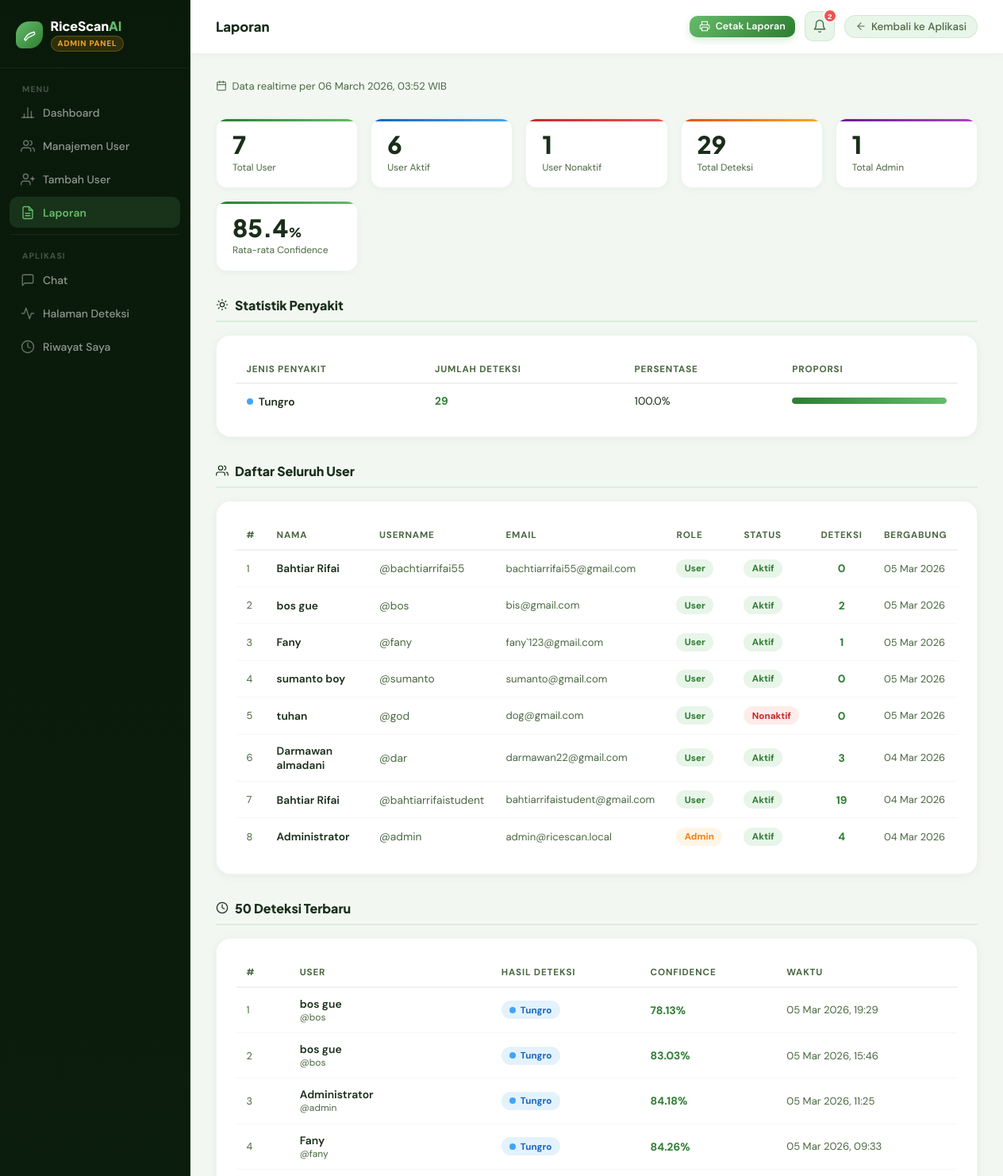
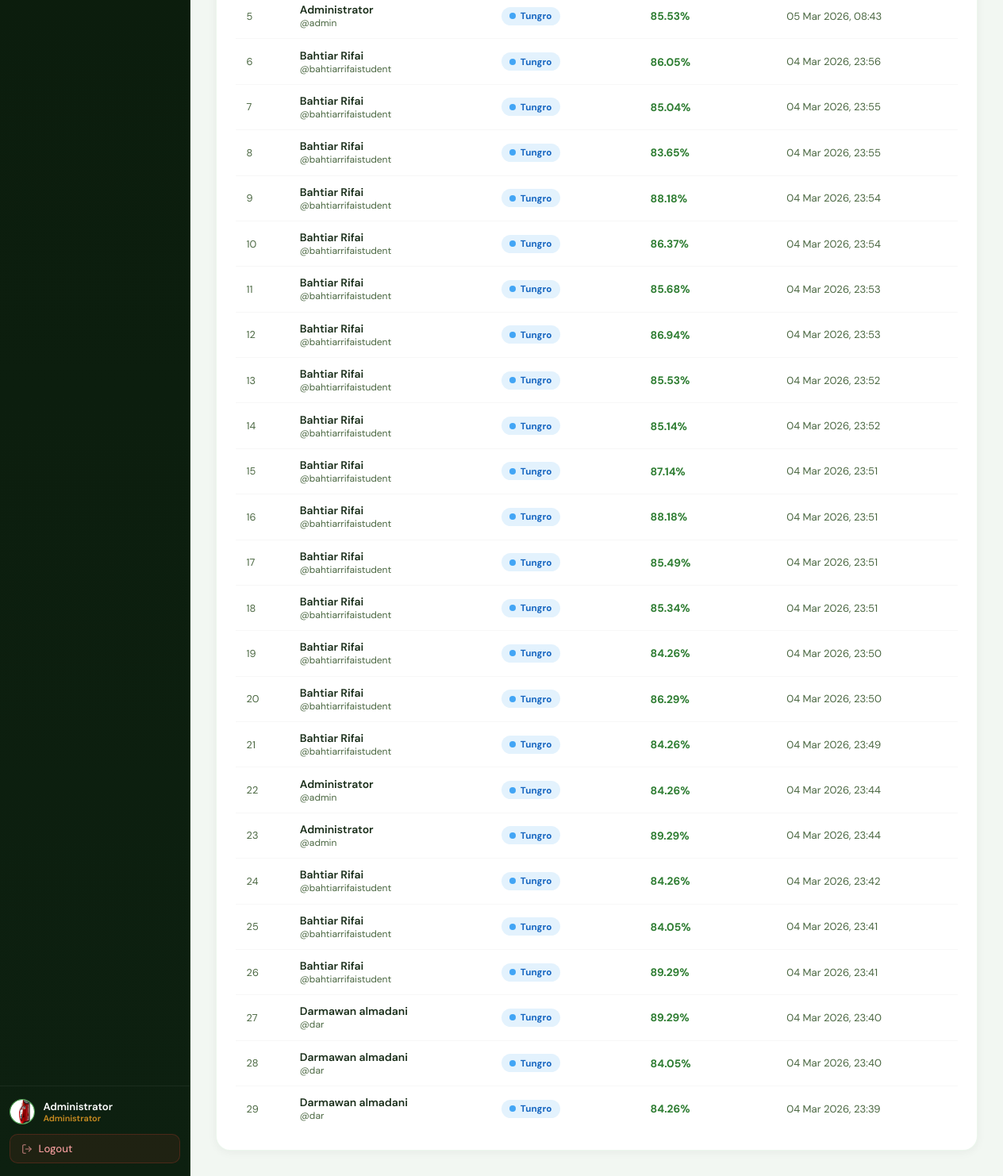
/admin/laporan (signed in), run on the app's committed database (2 pictures, top to bottom).
### app.py (models this page shows, shortened)
class User(UserMixin, db.Model):
    __tablename__ = 'users'
    id            = db.Column(db.Integer,     primary_key=True)
    nama          = db.Column(db.String(100), nullable=False)
    username      = db.Column(db.String(50),  unique=True, nullable=False)
    email         = db.Column(db.String(120), unique=True, nullable=False)
    password_hash = db.Column(db.String(256), nullable=True)   # nullable → Google users tidak punya password
    role          = db.Column(db.String(20),  nullable=False, default='user')
    foto_profil   = db.Column(db.String(120), nullable=True, default=None)
    google_id     = db.Column(db.String(120), nullable=True, unique=True)
    google_avatar = db.Column(db.String(500), nullable=True)
    _is_active    = db.Column('is_active', db.Boolean, nullable=False, default=True)
    created_at    = db.Column(db.DateTime, default=now_wib)
    riwayat = db.relationship('RiwayatDeteksi', backref='user', lazy=True, cascade='all, delete-orphan')
    @property
    def is_admin(self):
        return self.role == 'admin'
    @property
    def is_active(self):
        return bool(self._is_active)
    @is_active.setter
    def is_active(self, value):
        self._is_active = value
    def avatar_url(self):
        if self.foto_profil:
            return url_for('static', filename=f'uploads/avatars/{self.foto_profil}')
        if self.google_avatar:
            return self.google_avatar
        return None

class RiwayatDeteksi(db.Model):
    __tablename__ = 'riwayat'
    id          = db.Column(db.Integer, primary_key=True)
    user_id     = db.Column(db.Integer, db.ForeignKey('users.id'), nullable=False)
    hasil       = db.Column(db.String(100), nullable=False)
    emoji       = db.Column(db.String(10),  nullable=False)
    confidence  = db.Column(db.Float,       nullable=False)
    preview_b64 = db.Column(db.Text,        nullable=True)
    created_at  = db.Column(db.DateTime,    default=now_wib)

### app.py (the view)
@app.route('/admin/laporan')
@login_required
@admin_required
def admin_laporan():
    stats_raw = db.session.execute(
        select(RiwayatDeteksi.hasil, func.count(RiwayatDeteksi.id))
        .group_by(RiwayatDeteksi.hasil)
    ).all()
    users_all = db.session.execute(
        select(User).order_by(User.created_at.desc())
    ).scalars().all()
    recent_det = db.session.execute(
        select(RiwayatDeteksi)
        .order_by(RiwayatDeteksi.created_at.desc())
        .limit(50)
    ).scalars().all()
    avg_conf_raw = db.session.scalar(select(func.avg(RiwayatDeteksi.confidence)))
    avg_conf = round(avg_conf_raw, 1) if avg_conf_raw else None
    det_rows = db.session.execute(
        select(RiwayatDeteksi.user_id, func.count(RiwayatDeteksi.id))
        .group_by(RiwayatDeteksi.user_id)
    ).all()
    user_det = {row[0]: row[1] for row in det_rows}
    return render_template(
        'admin/laporan.html',
        total_users   = count_rows(User, User.role == 'user'),
        total_admins  = count_rows(User, User.role == 'admin'),
        total_deteksi = count_rows(RiwayatDeteksi),
        user_aktif    = count_rows(User, User._is_active == True,  User.role == 'user'),
        user_nonaktif = count_rows(User, User._is_active == False, User.role == 'user'),
        stats_dict    = {r[0]: r[1] for r in stats_raw},
        users         = users_all,
        recent_det    = recent_det,
        avg_conf      = avg_conf,
        user_det      = user_det,
        now           = now_wib(),
    )

### templates/admin/laporan.html (shortened to what this page needs)
{% extends 'admin/base.html' %}
{% block topbar_title %}Laporan{% endblock %}
{% block topbar_actions %}
<button onclick="window.print()" class="btn btn-primary btn-sm">
  <svg width="14" height="14" viewBox="0 0 24 24" fill="none" stroke="currentColor" stroke-width="1.8" stroke-linecap="round" stroke-linejoin="round"><polyline points="6 9 6 2 18 2 18 9"/><path d="M6 18H4a2 2 0 0 1-2-2v-5a2 2 0 0 1 2-2h16a2 2 0 0 1 2 2v5a2 2 0 0 1-2 2h-2"/><rect x="6" y="14" width="12" height="8"/></svg>
  Cetak Laporan
</button>
{% endblock %}
{% block content %}
<div class="lap-meta">
  <svg width="14" height="14" viewBox="0 0 24 24" fill="none" stroke="currentColor" stroke-width="1.8" stroke-linecap="round" stroke-linejoin="round"><rect x="3" y="4" width="18" height="18" rx="2" ry="2"/><line x1="16" y1="2" x2="16" y2="6"/><line x1="8" y1="2" x2="8" y2="6"/><line x1="3" y1="10" x2="21" y2="10"/></svg>
  Data realtime per {{ now.strftime('%d %B %Y, %H:%M') }} WIB
</div>
<div class="kpi-grid">
  <div class="kpi">
    <div class="kpi-val">{{ total_users }}</div>
    <div class="kpi-lbl">Total User</div>
  </div>
  <div class="kpi blue">
    <div class="kpi-val">{{ user_aktif }}</div>
    <div class="kpi-lbl">User Aktif</div>
  </div>
  <div class="kpi red">
    <div class="kpi-val">{{ user_nonaktif }}</div>
    <div class="kpi-lbl">User Nonaktif</div>
  </div>
  <div class="kpi orange">
    <div class="kpi-val">{{ total_deteksi }}</div>
    <div class="kpi-lbl">Total Deteksi</div>
  </div>
  <div class="kpi purple">
    <div class="kpi-val">{{ total_admins }}</div>
    <div class="kpi-lbl">Total Admin</div>
  </div>
  <div class="kpi">
    <div class="kpi-val">{{ avg_conf or '-' }}{% if avg_conf %}<span style="font-size:1rem">%</span>{% endif %}</div>
    <div class="kpi-lbl">Rata-rata Confidence</div>
  </div>
</div>
<div class="section-title">
  <svg width="16" height="16" viewBox="0 0 24 24" fill="none" stroke="currentColor" stroke-width="1.8" stroke-linecap="round" stroke-linejoin="round"><circle cx="12" cy="12" r="4"/><path d="M12 2v2M12 20v2M4.93 4.93l1.41 1.41M17.66 17.66l1.41 1.41M2 12h2M20 12h2M4.93 19.07l1.41-1.41M17.66 6.34l1.41-1.41"/></svg>
  Statistik Penyakit
</div>
<div class="card" style="margin-bottom:1.5rem">
  {% if stats_dict %}
  <div class="tbl-wrap">
    <table>
      <thead><tr><th>Jenis Penyakit</th><th>Jumlah Deteksi</th><th>Persentase</th><th>Proporsi</th></tr></thead>
      <tbody>
        {% for label, count in stats_dict.items() %}
        {% set pct = ((count / total_deteksi) * 100) | round(1) if total_deteksi > 0 else 0 %}
        <tr>
          <td>
            <span style="display:inline-flex;align-items:center;gap:.45rem;font-weight:600">
              {% if 'blast' in label|lower %}<span class="dot-blast"></span>
              {% elif 'blight' in label|lower %}<span class="dot-blight"></span>
              {% elif 'tungro' in label|lower %}<span class="dot-tungro"></span>
              {% else %}<span class="dot-unknown"></span>{% endif %}
              {{ label }}
            </span>
          </td>
          <td style="font-weight:700;color:var(--gm)">{{ count }}</td>
          <td>{{ pct }}%</td>
          <td style="min-width:120px">
            <div style="height:8px;background:#e8f5e9;border-radius:4px;overflow:hidden">
              <div style="height:100%;width:{{ pct }}%;background:linear-gradient(90deg,var(--gm),var(--gl));border-radius:4px"></div>
            </div>
          </td>
        </tr>
        {% endfor %}
      </tbody>
    </table>
  </div>
  {% else %}
  <div style="text-align:center;padding:1.5rem;color:var(--mu)">Belum ada data deteksi</div>
  {% endif %}
</div>
<div class="section-title">
  <svg width="16" height="16" viewBox="0 0 24 24" fill="none" stroke="currentColor" stroke-width="1.8" stroke-linecap="round" stroke-linejoin="round"><path d="M17 21v-2a4 4 0 0 0-4-4H5a4 4 0 0 0-4 4v2"/><circle cx="9" cy="7" r="4"/><path d="M23 21v-2a4 4 0 0 0-3-3.87"/><path d="M16 3.13a4 4 0 0 1 0 7.75"/></svg>
  Daftar Seluruh User
</div>
<div class="card" style="margin-bottom:1.5rem">
  <div class="tbl-wrap">
    <table>
      <thead>
        <tr><th>#</th><th>Nama</th><th>Username</th><th>Email</th><th>Role</th><th>Status</th><th>Deteksi</th><th>Bergabung</th></tr>
      </thead>
      <tbody>
        {% for u in users %}
        <tr>
          <td style="color:var(--mu);font-size:.8rem">{{ loop.index }}</td>
          <td style="font-weight:600">{{ u.nama }}</td>
          <td style="color:var(--mu)">@{{ u.username }}</td>
          <td style="font-size:.82rem;color:var(--mu)">{{ u.email }}</td>
          <td>
            <span class="badge {% if u.role == 'admin' %}badge-gold{% else %}badge-green{% endif %}">{{ u.role|capitalize }}</span>
          </td>
          <td>
            <span class="badge {% if u.is_active %}badge-green{% else %}badge-red{% endif %}">
              {% if u.is_active %}Aktif{% else %}Nonaktif{% endif %}
            </span>
          </td>
          <td style="font-weight:700;color:var(--gm);text-align:center">{{ user_det.get(u.id, 0) }}</td>
          <td style="font-size:.8rem;color:var(--mu)">{{ u.created_at.strftime('%d %b %Y') }}</td>
        </tr>
        {% else %}
        <tr><td colspan="8" style="text-align:center;padding:2rem;color:var(--mu)">Belum ada user</td></tr>
        {% endfor %}
      </tbody>
    </table>
  </div>
</div>
<div class="section-title">
  <svg width="16" height="16" viewBox="0 0 24 24" fill="none" stroke="currentColor" stroke-width="1.8" stroke-linecap="round" stroke-linejoin="round"><circle cx="12" cy="12" r="10"/><polyline points="12 6 12 12 16 14"/></svg>
  50 Deteksi Terbaru
</div>
<div class="card">
  {% if recent_det %}
  <div class="tbl-wrap">
    <table>
      <thead>
        <tr><th>#</th><th>User</th><th>Hasil Deteksi</th><th>Confidence</th><th>Waktu</th></tr>
      </thead>
      <tbody>
        {% for d in recent_det %}
        {% set lbl = d.hasil|lower %}
        <tr>
          <td style="color:var(--mu);font-size:.8rem">{{ loop.index }}</td>
          <td>
            <div style="font-weight:600;font-size:.87rem">{{ d.user.nama }}</div>
            <div style="font-size:.75rem;color:var(--mu)">@{{ d.user.username }}</div>
          </td>
          <td>
            <span class="badge {% if 'blast' in lbl %}badge-red{% elif 'blight' in lbl %}badge-orange{% elif 'tungro' in lbl %}badge-blue{% else %}badge-gray{% endif %}" style="display:inline-flex;align-items:center;gap:.35rem">
              {% if 'blast' in lbl %}<span class="dot-blast"></span>
              {% elif 'blight' in lbl %}<span class="dot-blight"></span>
              {% elif 'tungro' in lbl %}<span class="dot-tungro"></span>
              {% else %}<span class="dot-unknown"></span>{% endif %}
              {{ d.hasil }}
            </span>
          </td>
          <td style="font-weight:700;color:var(--gm)">{{ d.confidence }}%</td>
          <td style="color:var(--mu);font-size:.82rem;white-space:nowrap">{{ d.created_at.strftime('%d %b %Y, %H:%M') }}</td>
        </tr>
        {% endfor %}
      </tbody>
    </table>
  </div>
  {% else %}
  <div style="text-align:center;padding:2rem;color:var(--mu)">Belum ada data deteksi</div>
  {% endif %}
</div>
{% endblock %}

### templates/admin/base.html (shortened to what this page needs)
<!DOCTYPE html>
<html lang="id">
<head>
</head>
<body>
<aside class="sidebar">
  <div class="sb-brand">
    <div class="sb-brand-ico">
    </div>
    <div>
      <div class="sb-brand-txt">RiceScan<span>AI</span></div>
      <div class="sb-badge">Admin Panel</div>
    </div>
  </div>
  <nav class="sb-nav">
    <div class="sb-section">Menu</div>
    <a href="{{ url_for('admin_dashboard') }}"
       class="sb-link {% if request.endpoint == 'admin_dashboard' %}active{% endif %}">
      <svg class="ico" viewBox="0 0 24 24" fill="none" stroke="currentColor" stroke-width="1.8" stroke-linecap="round" stroke-linejoin="round"><line x1="18" y1="20" x2="18" y2="10"/><line x1="12" y1="20" x2="12" y2="4"/><line x1="6" y1="20" x2="6" y2="14"/><line x1="2" y1="20" x2="22" y2="20"/></svg>
      Dashboard
    </a>
    <a href="{{ url_for('admin_users') }}"
       class="sb-link {% if 'admin_user' in request.endpoint %}active{% endif %}">
      <svg class="ico" viewBox="0 0 24 24" fill="none" stroke="currentColor" stroke-width="1.8" stroke-linecap="round" stroke-linejoin="round"><path d="M17 21v-2a4 4 0 0 0-4-4H5a4 4 0 0 0-4 4v2"/><circle cx="9" cy="7" r="4"/><path d="M23 21v-2a4 4 0 0 0-3-3.87"/><path d="M16 3.13a4 4 0 0 1 0 7.75"/></svg>
      Manajemen User
    </a>
    <a href="{{ url_for('admin_tambah_user') }}"
       class="sb-link {% if request.endpoint == 'admin_tambah_user' %}active{% endif %}">
      <svg class="ico" viewBox="0 0 24 24" fill="none" stroke="currentColor" stroke-width="1.8" stroke-linecap="round" stroke-linejoin="round"><path d="M16 21v-2a4 4 0 0 0-4-4H5a4 4 0 0 0-4 4v2"/><circle cx="8.5" cy="7" r="4"/><line x1="20" y1="8" x2="20" y2="14"/><line x1="23" y1="11" x2="17" y2="11"/></svg>
      Tambah User
    </a>
    <a href="{{ url_for('admin_laporan') }}"
       class="sb-link {% if request.endpoint == 'admin_laporan' %}active{% endif %}">
      Laporan
    </a>
    <div class="sb-divider"></div>
    <div class="sb-section">Aplikasi</div>
    <a href="{{ url_for('admin_chat_list') }}"
       class="sb-link {% if 'chat' in request.endpoint %}active{% endif %}" style="position:relative">
      <svg class="ico" viewBox="0 0 24 24" fill="none" stroke="currentColor" stroke-width="1.8" stroke-linecap="round" stroke-linejoin="round"><path d="M21 15a2 2 0 0 1-2 2H7l-4 4V5a2 2 0 0 1 2-2h14a2 2 0 0 1 2 2z"/></svg>
      Chat
    </a>
    <a href="{{ url_for('index') }}" class="sb-link">
      <svg class="ico" viewBox="0 0 24 24" fill="none" stroke="currentColor" stroke-width="1.8" stroke-linecap="round" stroke-linejoin="round"><polyline points="22 12 18 12 15 21 9 3 6 12 2 12"/></svg>
      Halaman Deteksi
    </a>
    <a href="{{ url_for('riwayat') }}" class="sb-link">
      <svg class="ico" viewBox="0 0 24 24" fill="none" stroke="currentColor" stroke-width="1.8" stroke-linecap="round" stroke-linejoin="round"><circle cx="12" cy="12" r="10"/><polyline points="12 6 12 12 16 14"/></svg>
      Riwayat Saya
    </a>
  </nav>
  <div class="sb-bottom">
    <div class="sb-user">
      <div class="sb-user-ico">
        {% if current_user.avatar_url() %}
          <img src="{{ current_user.avatar_url() }}" alt="{{ current_user.nama }}" style="width:100%;height:100%;object-fit:cover;border-radius:50%">
        {% else %}
          <svg width="16" height="16" viewBox="0 0 24 24" fill="none" stroke="currentColor" stroke-width="1.8" stroke-linecap="round" stroke-linejoin="round"><path d="M20 21v-2a4 4 0 0 0-4-4H8a4 4 0 0 0-4 4v2"/><circle cx="12" cy="7" r="4"/></svg>
        {% endif %}
      </div>
      <div>
        <div class="sb-user-name">{{ current_user.nama }}</div>
        <div class="sb-user-role">Administrator</div>
      </div>
    </div>
    <a href="#" class="sb-logout" id="sidebarLogoutBtn">
      <svg width="14" height="14" viewBox="0 0 24 24" fill="none" stroke="currentColor" stroke-width="1.8" stroke-linecap="round" stroke-linejoin="round"><path d="M9 21H5a2 2 0 0 1-2-2V5a2 2 0 0 1 2-2h4"/><polyline points="16 17 21 12 16 7"/><line x1="21" y1="12" x2="9" y2="12"/></svg>
      Logout
    </a>
  </div>
</aside>
<div class="layout">
  <div class="topbar">
    <div class="topbar-title">{% block topbar_title %}Admin Panel{% endblock %}</div>
    <div class="topbar-right">
      {% block topbar_actions %}{% endblock %}
      <div class="notif-wrap" id="adminNotifWrap">
        <button class="notif-btn" id="adminNotifBtn" onclick="toggleAdminNotif()" title="Notifikasi">
          <svg width="18" height="18" viewBox="0 0 24 24" fill="none" stroke="currentColor" stroke-width="1.8" stroke-linecap="round" stroke-linejoin="round"><path d="M18 8A6 6 0 0 0 6 8c0 7-3 9-3 9h18s-3-2-3-9"/><path d="M13.73 21a2 2 0 0 1-3.46 0"/></svg>
          <span class="notif-badge" id="adminNotifBadge" style="display:none"></span>
        </button>
      </div>
      <a href="{{ url_for('index') }}" class="topbar-back">
        <svg width="14" height="14" viewBox="0 0 24 24" fill="none" stroke="currentColor" stroke-width="1.8" stroke-linecap="round" stroke-linejoin="round"><line x1="19" y1="12" x2="5" y2="12"/><polyline points="12 19 5 12 12 5"/></svg>
        Kembali ke Aplikasi
      </a>
    </div>
  </div>
  <div class="content">
    <div class="content-inner">
      {% block content %}{% endblock %}
    </div>
  </div>
</div>
</body>
</html>

### data on the page
User: avatar_url (picture), nama "Administrator", username "admin", email "admin@ricescan.local", role "Admin", is_active "Aktif", get "4", created_at "04 Mar 2026"
User: nama "Bahtiar Rifai", username "bachtiarrifai55", email "bachtiarrifai55@gmail.com", role "User", is_active "Aktif", get "0", created_at "05 Mar 2026"
User: nama "bos gue", username "bos", email "bis@gmail.com", role "User", is_active "Aktif", get "2", created_at "05 Mar 2026"
User: nama "Fany", username "fany", email "fany`123@gmail.com", role "User", shows "Aktif", get "1", created_at "05 Mar 2026"
User: nama "sumanto boy", username "sumanto", email "sumanto@gmail.com", role "User", is_active "Aktif", get "0", created_at "05 Mar 2026"
User: nama "tuhan", username "god", email "dog@gmail.com", role "User", shows "Nonaktif", get "0", created_at "05 Mar 2026"
User: nama "Darmawan almadani", username "dar", email "darmawan22@gmail.com", role "User", is_active "Aktif", get "3", created_at "04 Mar 2026"
User: nama "Bahtiar Rifai", username "bahtiarrifaistudent", email "bahtiarrifaistudent@gmail.com", role "User", is_active "Aktif", get "19", created_at "04 Mar 2026"
RiwayatDeteksi: user.nama "bos gue", user.username "bos", hasil "Tungro", confidence "78.13", created_at "05 Mar 2026, 19:29"
RiwayatDeteksi: user.nama "bos gue", user.username "bos", hasil "Tungro", confidence "83.03", created_at "05 Mar 2026, 15:46"
RiwayatDeteksi: user.nama "Administrator", user.username "admin", hasil "Tungro", confidence "84.18", created_at "05 Mar 2026, 11:25"
RiwayatDeteksi: user.nama "Fany", user.username "fany", hasil "Tungro", confidence "84.26", created_at "05 Mar 2026, 09:33"
RiwayatDeteksi: user.nama "Administrator", user.username "admin", hasil "Tungro", confidence "85.53", created_at "05 Mar 2026, 08:43"
RiwayatDeteksi: user.nama "Bahtiar Rifai", user.username "bahtiarrifaistudent", hasil "Tungro", confidence "86.05", created_at "04 Mar 2026, 23:56"
RiwayatDeteksi: user.nama "Bahtiar Rifai", user.username "bahtiarrifaistudent", hasil "Tungro", confidence "85.04", created_at "04 Mar 2026, 23:55"
RiwayatDeteksi: user.nama "Bahtiar Rifai", user.username "bahtiarrifaistudent", hasil "Tungro", confidence "83.65", created_at "04 Mar 2026, 23:55"
RiwayatDeteksi: user.nama "Bahtiar Rifai", user.username "bahtiarrifaistudent", hasil "Tungro", confidence "88.18", created_at "04 Mar 2026, 23:54"
RiwayatDeteksi: user.nama "Bahtiar Rifai", user.username "bahtiarrifaistudent", hasil "Tungro", confidence "86.37", created_at "04 Mar 2026, 23:54"
RiwayatDeteksi: user.nama "Bahtiar Rifai", user.username "bahtiarrifaistudent", hasil "Tungro", confidence "85.68", created_at "04 Mar 2026, 23:53"
RiwayatDeteksi: user.nama "Bahtiar Rifai", user.username "bahtiarrifaistudent", hasil "Tungro", confidence "86.94", created_at "04 Mar 2026, 23:53"
RiwayatDeteksi: user.nama "Bahtiar Rifai", user.username "bahtiarrifaistudent", hasil "Tungro", confidence "85.53", created_at "04 Mar 2026, 23:52"
RiwayatDeteksi: user.nama "Bahtiar Rifai", user.username "bahtiarrifaistudent", hasil "Tungro", confidence "85.14", created_at "04 Mar 2026, 23:52"
RiwayatDeteksi: user.nama "Bahtiar Rifai", user.username "bahtiarrifaistudent", hasil "Tungro", confidence "87.14", created_at "04 Mar 2026, 23:51"
RiwayatDeteksi: user.nama "Bahtiar Rifai", user.username "bahtiarrifaistudent", hasil "Tungro", confidence "88.18", created_at "04 Mar 2026, 23:51"
RiwayatDeteksi: user.nama "Bahtiar Rifai", user.username "bahtiarrifaistudent", hasil "Tungro", confidence "85.49", created_at "04 Mar 2026, 23:51"
RiwayatDeteksi: user.nama "Bahtiar Rifai", user.username "bahtiarrifaistudent", hasil "Tungro", confidence "85.34", created_at "04 Mar 2026, 23:51"
RiwayatDeteksi: user.nama "Bahtiar Rifai", user.username "bahtiarrifaistudent", hasil "Tungro", confidence "84.26", created_at "04 Mar 2026, 23:50"
RiwayatDeteksi: user.nama "Bahtiar Rifai", user.username "bahtiarrifaistudent", hasil "Tungro", confidence "86.29", created_at "04 Mar 2026, 23:50"
RiwayatDeteksi: user.nama "Bahtiar Rifai", user.username "bahtiarrifaistudent", hasil "Tungro", confidence "84.26", created_at "04 Mar 2026, 23:49"
RiwayatDeteksi: user.nama "Administrator", user.username "admin", hasil "Tungro", confidence "84.26", created_at "04 Mar 2026, 23:44"
RiwayatDeteksi: user.nama "Administrator", user.username "admin", hasil "Tungro", confidence "89.29", created_at "04 Mar 2026, 23:44"
RiwayatDeteksi: user.nama "Bahtiar Rifai", user.username "bahtiarrifaistudent", hasil "Tungro", confidence "84.26", created_at "04 Mar 2026, 23:42"
RiwayatDeteksi: user.nama "Bahtiar Rifai", user.username "bahtiarrifaistudent", hasil "Tungro", confidence "84.05", created_at "04 Mar 2026, 23:41"
RiwayatDeteksi: user.nama "Bahtiar Rifai", user.username "bahtiarrifaistudent", hasil "Tungro", confidence "89.29", created_at "04 Mar 2026, 23:41"
RiwayatDeteksi: user.nama "Darmawan almadani", user.username "dar", hasil "Tungro", confidence "89.29", created_at "04 Mar 2026, 23:40"
RiwayatDeteksi: user.nama "Darmawan almadani", user.username "dar", hasil "Tungro", confidence "84.05", created_at "04 Mar 2026, 23:40"
RiwayatDeteksi: user.nama "Darmawan almadani", user.username "dar", hasil "Tungro", confidence "84.26", created_at "04 Mar 2026, 23:39"

### other printed values
{{ now.strftime('%d %B %Y, %H:%M') }} "06 March 2026, 03:52"
{{ total_users }} "7"
{{ user_aktif }} "6"
{{ user_nonaktif }} "1"
{{ total_deteksi }} "29"
{{ total_admins }} "1"
{{ avg_conf or '-' }} "85.4"
{{ label }} "Tungro"
{{ count }} "29"
{{ pct }} "100.0"
